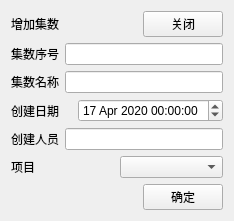
<?xml version="1.0" encoding="UTF-8"?>
<ui version="4.0">
 <class>Form</class>
 <widget class="QWidget" name="Form">
  <property name="geometry">
   <rect>
    <x>0</x>
    <y>0</y>
    <width>234</width>
    <height>218</height>
   </rect>
  </property>
  <property name="windowTitle">
   <string>Form</string>
  </property>
  <layout class="QHBoxLayout" name="horizontalLayout_8">
   <item>
    <layout class="QVBoxLayout" name="verticalLayout_2">
     <item>
      <layout class="QVBoxLayout" name="verticalLayout">
       <item>
        <layout class="QHBoxLayout" name="horizontalLayout_6">
         <item>
          <widget class="QLabel" name="label">
           <property name="text">
            <string>增加集数</string>
           </property>
          </widget>
         </item>
         <item>
          <spacer name="horizontalSpacer">
           <property name="orientation">
            <enum>Qt::Horizontal</enum>
           </property>
           <property name="sizeHint" stdset="0">
            <size>
             <width>98</width>
             <height>20</height>
            </size>
           </property>
          </spacer>
         </item>
         <item>
          <widget class="QPushButton" name="pushButton">
           <property name="text">
            <string>关闭</string>
           </property>
          </widget>
         </item>
        </layout>
       </item>
       <item>
        <layout class="QHBoxLayout" name="horizontalLayout">
         <item>
          <widget class="QLabel" name="label_2">
           <property name="text">
            <string>集数序号</string>
           </property>
          </widget>
         </item>
         <item>
          <widget class="QLineEdit" name="lineEdit"/>
         </item>
        </layout>
       </item>
       <item>
        <layout class="QHBoxLayout" name="horizontalLayout_2">
         <item>
          <widget class="QLabel" name="label_3">
           <property name="text">
            <string>集数名称</string>
           </property>
          </widget>
         </item>
         <item>
          <widget class="QLineEdit" name="lineEdit_2"/>
         </item>
        </layout>
       </item>
       <item>
        <layout class="QHBoxLayout" name="horizontalLayout_3">
         <item>
          <widget class="QLabel" name="label_4">
           <property name="text">
            <string>创建日期</string>
           </property>
          </widget>
         </item>
         <item>
          <widget class="QDateTimeEdit" name="dateTimeEdit">
           <property name="dateTime">
            <datetime>
             <hour>0</hour>
             <minute>0</minute>
             <second>0</second>
             <year>2020</year>
             <month>4</month>
             <day>17</day>
            </datetime>
           </property>
           <property name="minimumDate">
            <date>
             <year>1754</year>
             <month>9</month>
             <day>14</day>
            </date>
           </property>
          </widget>
         </item>
        </layout>
       </item>
       <item>
        <layout class="QHBoxLayout" name="horizontalLayout_4">
         <item>
          <widget class="QLabel" name="label_5">
           <property name="text">
            <string>创建人员</string>
           </property>
          </widget>
         </item>
         <item>
          <widget class="QLineEdit" name="lineEdit_3"/>
         </item>
        </layout>
       </item>
       <item>
        <layout class="QHBoxLayout" name="horizontalLayout_5">
         <item>
          <widget class="QLabel" name="label_6">
           <property name="text">
            <string>项目</string>
           </property>
          </widget>
         </item>
         <item>
          <widget class="QComboBox" name="comboBox"/>
         </item>
        </layout>
       </item>
      </layout>
     </item>
     <item>
      <layout class="QHBoxLayout" name="horizontalLayout_7">
       <item>
        <spacer name="horizontalSpacer_2">
         <property name="orientation">
          <enum>Qt::Horizontal</enum>
         </property>
         <property name="sizeHint" stdset="0">
          <size>
           <width>68</width>
           <height>20</height>
          </size>
         </property>
        </spacer>
       </item>
       <item>
        <widget class="QPushButton" name="pushButton_2">
         <property name="text">
          <string>确定</string>
         </property>
        </widget>
       </item>
      </layout>
     </item>
    </layout>
   </item>
  </layout>
 </widget>
 <resources/>
 <connections/>
</ui>
